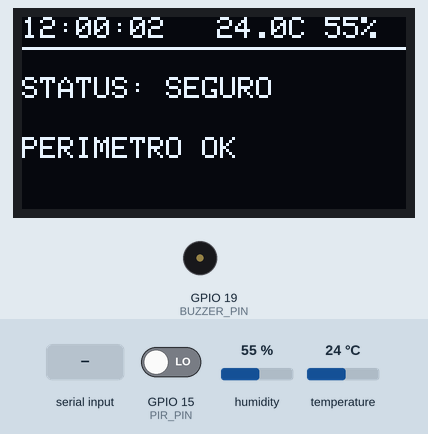
Recording of a sketch running on a simulated ESP32. Parts: 128×64 one-colour display, buzzer (waves = sounding, pin HIGH). The test bench sets the inputs (shaded band); at power-on: GPIO 15 (PIR_PIN) LOW, humidity 55 %, temperature 24 °C. What the sketch prints to the serial monitor is not drawn.

Above: at 3.2 s.
3.3 s: GPIO 15 (PIR_PIN) driven HIGH
At 4.11 s:
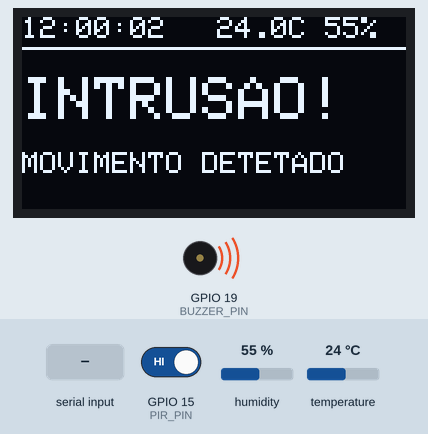
5.3 s: "ATTACK:\n" received over Serial
At 5.5 s:
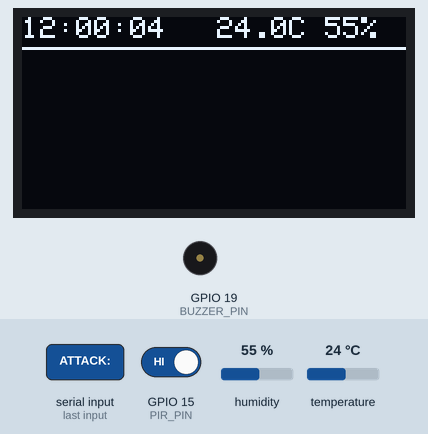
6.9 s: humidity set to 22 %
At 8.7 s:
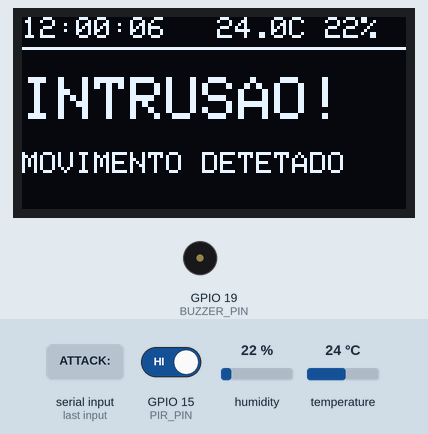
10.1 s: GPIO 15 (PIR_PIN) driven LOW
At 15.49 s:
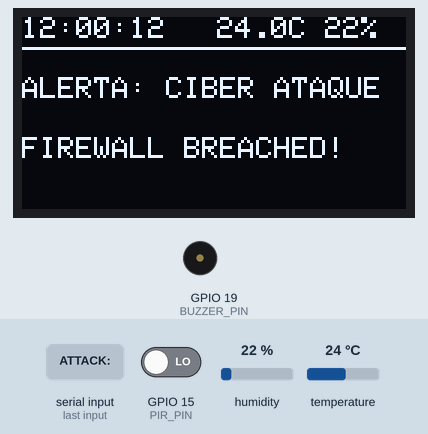
16.2 s: "ATTACK:90\n" received over Serial
At 16.9 s:
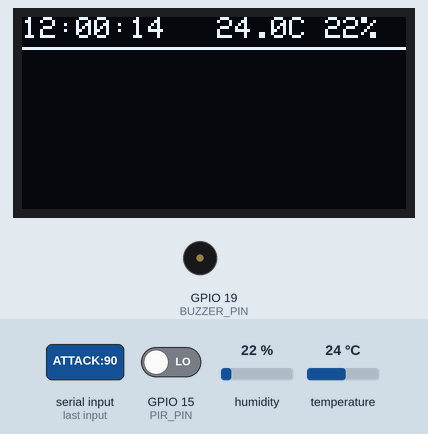
21.8 s: temperature set to 12 °C
At 30.7 s:
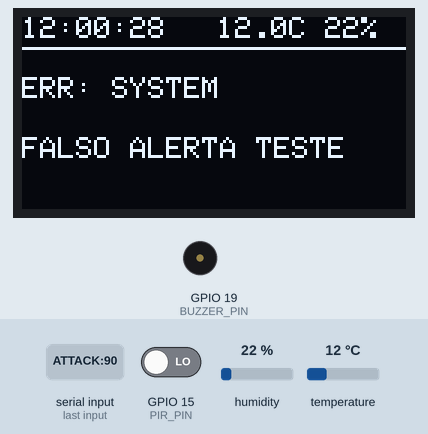
Timing chart, 0 to 31.9 s (numbered marks = the images above; inputs shaded):
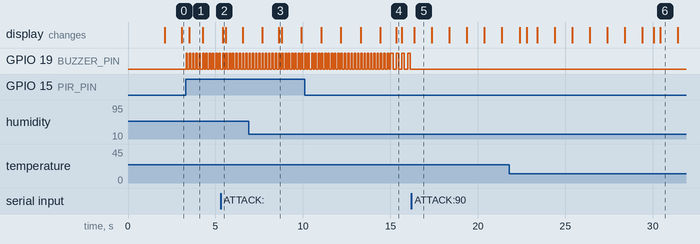

Measured:
- after the input at 3.3 s, GPIO 19 (BUZZER_PIN): alternates HIGH for 0.08 s and LOW for 0.11 s, starting at once; the display: changes after 0.20 s (image 1)
- after the input at 5.3 s, the display: changes after 0.11 s (image 2)
- after the input at 10.1 s, the display: first differs from a run without the input after 5.2 s (image 4)
- after the input at 16.2 s, GPIO 19 (BUZZER_PIN): stops changing and stays LOW; the display: changes after 0.16 s (image 5)
- what the display in image 5 shows lasts 1.0 s, from 16.4 s to 17.4 s

The sketch:

firmware.ino
```cpp
#include <Wire.h>
#include <Adafruit_GFX.h>
#include <Adafruit_SSD1306.h>
#include <DHT.h>

// Configurações do Ecrã OLED (I2C)
#define SCREEN_WIDTH 128
#define SCREEN_HEIGHT 64
Adafruit_SSD1306 display(SCREEN_WIDTH, SCREEN_HEIGHT, &Wire, -1);
#define OLED_SDA 21
#define OLED_SCL 23

// Configurações do Sensor DHT11
#define DHTPIN 4
#define DHTTYPE DHT11
DHT dht(DHTPIN, DHTTYPE);

// Configuração dos Pinos de Segurança Física
#define PIR_PIN 15
#define BUZZER_PIN 19

// Variáveis de Relógio Interno
unsigned long segundoAnterior = 0;
int horas = 12;
int minutos = 0;
int segundos = 0;

// Variáveis de Estado da Cibersegurança
unsigned long tempoTransicao = 0;
int estadoSimulado = 0;
String estadoAtual = "SEGURO";

void setup() {
  Serial.begin(115200);
  Wire.begin(OLED_SDA, OLED_SCL);
  dht.begin();

  pinMode(PIR_PIN, INPUT);
  pinMode(BUZZER_PIN, OUTPUT);

  if(!display.begin(SSD1306_SWITCHCAPVCC, 0x3C)) {
    for(;;);
  }

  display.clearDisplay();
  display.setTextColor(WHITE);
  display.setTextSize(1);
  display.setCursor(10, 20);
  display.println("SHIELD CENTRAL MASTER");
  display.setCursor(25, 40);
  display.println("BOOTING SYSTEM...");
  display.display();
  delay(2000);
}

void processarComandosSerial() {
  if (Serial.available() > 0) {
    String comando = Serial.readStringUntil('\n');
    comando.trim();

    // Comando recebido do Host Central (PC) para acertar a hora (Ex: TIME:14:30:00)
    if (comando.startsWith("TIME:")) {
      horas = comando.substring(5, 7).toInt();
      minutos = comando.substring(8, 10).toInt();
      segundos = comando.substring(11, 13).toInt();
    }
    // Comando para simular ataque forçado via PC
    else if (comando.startsWith("ATTACK:")) {
      estadoAtual = comando.substring(7);
    }
  }
}

void loop() {
  unsigned long tempoAtual = millis();

  // 1. Incremento do Relógio Interno (1 segundo)
  if (tempoAtual - segundoAnterior >= 1000) {
    segundoAnterior = tempoAtual;
    segundos++;
    if (segundos >= 60) { segundos = 0; minutos++; }
    if (minutos >= 60)  { minutos = 0; horas++; }
    if (horas >= 24)    { horas = 0; }

    // Envia telemetria limpa em formato JSON para a porta Serial do PC Central
    float t = dht.readTemperature();
    float h = dht.readHumidity();
    Serial.printf("{\"hora\":\"%02d:%02d:%02d\",\"estado\":\"%s\",\"temp\":%.1f,\"hum\":%.1f}\n",
                  horas, minutos, segundos, estadoAtual.c_str(), isnan(t)?0:t, isnan(h)?0:h);
  }

  // 2. Transições Automáticas de Teste (a cada 15 segundos)
  if (tempoAtual - tempoTransicao >= 15000) {
    tempoTransicao = tempoAtual;
    estadoSimulado = (estadoSimulado + 1) % 3;
    if (estadoSimulado == 0) estadoAtual = "SEGURO";
    else if (estadoSimulado == 1) estadoAtual = "CIBER_ATAQUE";
    else if (estadoSimulado == 2) estadoAtual = "FALSO_ALERTA";
  }

  // 3. Deteção Física pelo Sensor PIR (Prioridade Alta)
  if (digitalRead(PIR_PIN) == HIGH) {
    estadoAtual = "INTRUSAO";
  }

  // 4. Leitura de Comandos da Porta Serial (PC)
  processarComandosSerial();

  // 5. Atualização do Ecrã OLED
  atualizarInterfaceOLED();
}

void atualizarInterfaceOLED() {
  float h = dht.readHumidity();
  float t = dht.readTemperature();

  display.clearDisplay();
  display.setTextColor(WHITE);

  // Exibição do Relógio
  display.setTextSize(1);
  display.setCursor(0, 0);
  display.printf("%02d:%02d:%02d", horas, minutos, segundos);

  // Exibição dos dados do Sensor DHT11
  display.setCursor(65, 0);
  if (!isnan(t)) display.printf("%.1fC ", t);
  if (!isnan(h)) display.printf("%.0f%%", h);
  display.drawLine(0, 10, 128, 10, WHITE);

  // Renderização por Estado de Segurança
  if (estadoAtual == "SEGURO") {
    digitalWrite(BUZZER_PIN, LOW);
    display.setTextSize(1);
    display.setCursor(0, 20);
    display.println("STATUS: SEGURO");
    display.setCursor(0, 40);
    display.println("PERIMETRO OK");
  }
  else if (estadoAtual == "INTRUSAO") {
    display.setTextSize(2);
    display.setCursor(0, 20);
    display.println("INTRUSAO!");
    display.setTextSize(1);
    display.setCursor(0, 45);
    display.println("MOVIMENTO DETETADO");

    digitalWrite(BUZZER_PIN, HIGH); delay(80);
    digitalWrite(BUZZER_PIN, LOW);  delay(80);
  }
  else if (estadoAtual == "CIBER_ATAQUE") {
    display.setTextSize(1);
    display.setCursor(0, 20);
    display.println("ALERTA: CIBER ATAQUE");
    display.setCursor(0, 40);
    display.println("FIREWALL BREACHED!");

    digitalWrite(BUZZER_PIN, HIGH); delay(150);
    digitalWrite(BUZZER_PIN, LOW);  delay(150);
  }
  else if (estadoAtual == "FALSO_ALERTA") {
    display.setTextSize(1);
    display.setCursor(0, 20);
    display.println("ERR: SYSTEM");
    display.setCursor(0, 40);
    display.println("FALSO ALERTA TESTE");
  }

  display.display();
}
```
